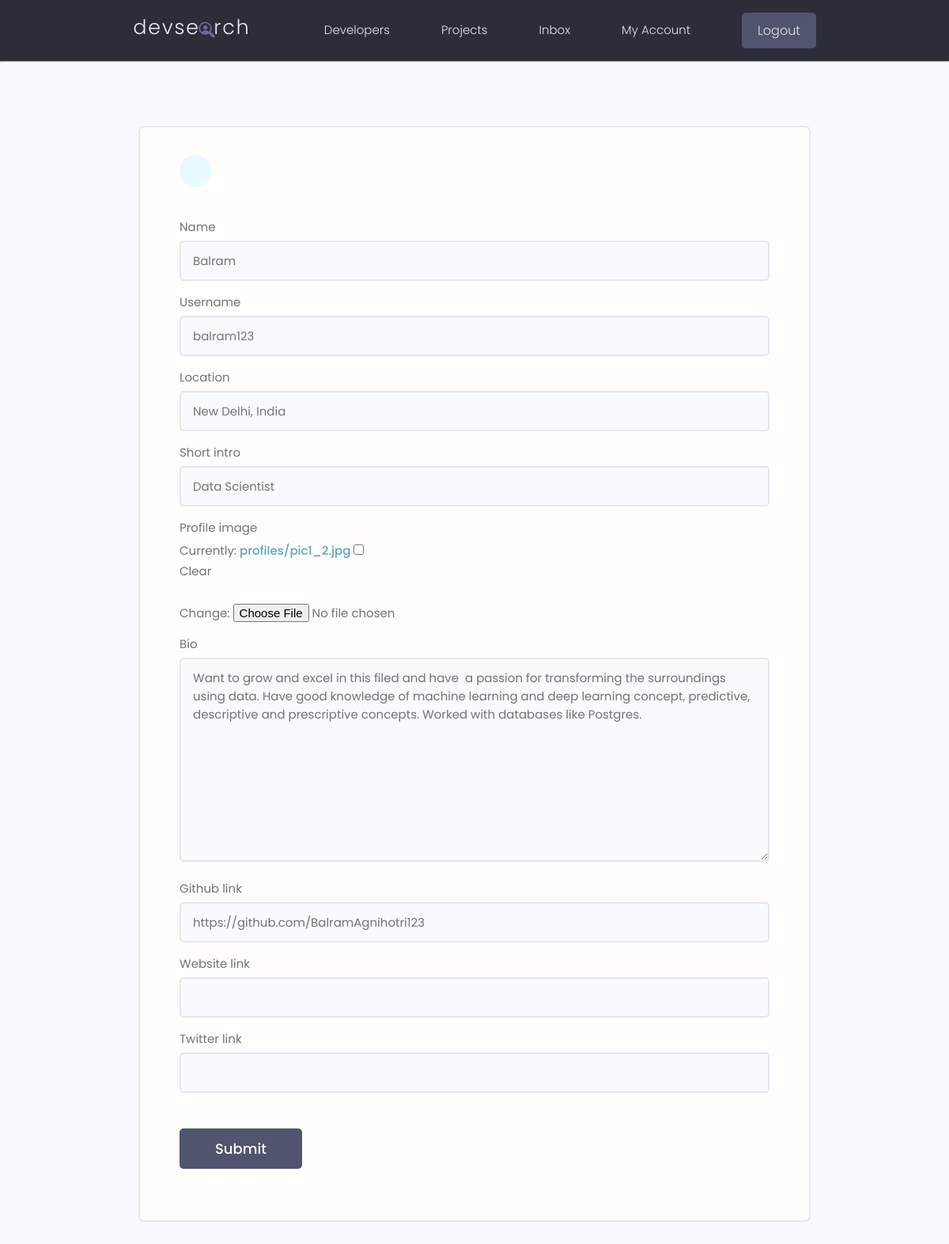
The page /edit_account/ (signed in) on the database its author committed.
### users/models.py (models this page shows, shortened)
class Profile(models.Model):
    user = models.OneToOneField(User, null = True, blank = True, on_delete=models.CASCADE)
    name = models.CharField(max_length=200)
    username = models.CharField(max_length = 200, null = True, blank = True)
    location = models.CharField(max_length = 200, null = True, blank = True)
    short_intro = models.CharField(max_length = 500, null = True, blank = True)
    bio = models.TextField(null = True, blank = True)
    profile_image = models.ImageField(null = True, blank = True,
                                      default="profiles/user-default.png", upload_to="profiles/")
    github_link = models.CharField(max_length = 500, null = True, blank = True)
    linkedin_link = models.CharField(max_length = 500, null = True, blank = True)
    website_link = models.CharField(max_length = 500, null = True, blank = True)
    twitter_link = models.CharField(max_length = 500,null = True, blank = True)
    created = models.DateTimeField(auto_now_add  = True)
    id = models.UUIDField(default = uuid.uuid4, unique = True, editable = False, primary_key = True)
    class Meta:
        ordering = ['created']

### users/views.py (the view)
# urls.py: path("edit_account/", views.edit_account, name = "edit_account"),
@login_required(login_url="login")
def edit_account(request):
    profile = request.user.profile
    form = ProfileForm(instance = profile)
    if request.method == 'POST':
        form = ProfileForm(request.POST, request.FILES, instance = profile)
        if form.is_valid():
            form.save()
            return redirect(request.GET['next'] if 'next' in request.GET else "profiles")
    context = {"form":form}
    return render(request, "users/profile_form.html", context)

### users/forms.py
class ProfileForm(ModelForm):
    class Meta:
        model = Profile
        fields = [
            "name", "username", "location", "short_intro", 'profile_image' , "bio", "github_link", "website_link", "twitter_link"
        ]
    def __init__(self, *args, **kwargs):
        super(ProfileForm, self).__init__(*args, **kwargs)
        for name, field in self.fields.items():
            field.widget.attrs.update(
                {"class" : "input"}
                )

### users/templates/users/profile_form.html (shortened to what this page needs)
{% extends 'main.html' %}
{% block content %}
<main class="formPage my-xl">
    <div class="content-box">
        <div class="formWrapper">
            <a class="backButton" href="{% url 'account' %}"></a>
            <br>
            <form class="form" method="POST" enctype="multipart/form-data">
                {% for field in form %}
                <div class="form__field">
                    <label for="formInput#text">{{field.label}}</label>
                    {{field}}
                </div>
                {% endfor %}
                <input class="btn btn--sub btn--lg  my-md" type="submit" value="Submit" />
            </form>
        </div>
    </div>
</main>
{% endblock content %}

### static/styles/app.css (style rules this page uses)
:root { --color-sub: #2d2d39; }
.btn--sub { background-color: var(--color-sub-light); }
.content-box { width: 95%; max-width: 85rem; margin: 0 auto; }
.backButton { background: var(--color-main-light); color: var(--color-main); width: 4rem; height: 4rem; display: flex; align-items: center; justify-content: center; border-radius: 50%; }
.formPage .formWrapper { list-style: none; background: var(--color-white); padding: 3.5rem 5rem; border: 2px solid var(--color-light); border-radius: 0.7rem; }

### static/uikit/styles/modules/_variables.css (style rules this page uses)
:root { --color-main: #5aa5b9; --color-main-light: #e6faff; --color-sub: #3f4156; --color-sub-light: #51546e; --color-sub-lighter: #ededfd; --color-text: #737373; --color-gray: #8b8b8b; --color-light: #e5e7eb; --color-light-gray: #767676; --color-bg: #f8fafd; --color-white: #fffefd; --color-white-light: #f3f3f3; --color-success: #359e64; --color-success-bg: #def8e8; --color-error: #fc4b0b; --color-error-bg: #fff2ee; --font-base: 'Poppins', arial, helvetica, 'Segoe UI', roboto, ubuntu, sans-serif; --font-monospace: 'Fira Code', 'Courier New', courier, monospace; --font-regular: 300; --font-medium: 500; --font-bold: 700; --generic-shadow: 1px 1px 5px #00000010; --generic-transition: all 0.3s ease-in-out; }

### static/uikit/styles/modules/_base.css (style rules this page uses)
* { margin: 0; padding: 0; box-sizing: border-box; text-rendering: optimizeLegibility; color: inherit; font-size: inherit; }
html { font-size: 50%; }
@media only screen and (min-width: 480px) { html { font-size: 56.25%; } }
@media only screen and (min-width: 1200px) { html { font-size: 62.5%; } }
body { line-height: 1.6; font-weight: 400; font-size: 1.5rem; color: var(--color-text); background-color: var(--color-bg); min-height: 100vh; }

### static/uikit/styles/modules/_typography.css (style rules this page uses)
* { font-family: var(--font-base); }
a { padding-bottom: 2px; text-decoration: none; display: inline-block; color: var(--color-main); font-weight: var(--font-medium); }

### static/uikit/styles/modules/_utilities.css (style rules this page uses)
.my-md { margin: 3rem auto; }
.my-xl { margin: 8rem auto; }

### static/uikit/styles/modules/_button.css (style rules this page uses)
.btn { display: inline-block; position: relative; cursor: pointer; background-color: var(--color-light); font-weight: var(--font-medium); color: var(--color-sub); text-decoration: none; padding: 1rem 2rem; border-radius: 0.5rem; border: none; width: -webkit-fit-content; width: -moz-fit-content; width: fit-content; height: -webkit-fit-content; height: -moz-fit-content; height: fit-content; font-size: 1.6rem; outline-width: 0; outline-color: transparent; -webkit-backface-visibility: hidden; backface-visibility: hidden; transition: all 0.3s ease-in-out; }
.btn--sub { background-color: var(--color-sub); color: var(--color-white); }
.btn--lg { font-size: 1.8rem; padding: 1.2rem 4.5rem; }

### static/uikit/styles/modules/_form.css (style rules this page uses)
.form { display: block; }
.form__field { margin-top: 1.5rem; margin-bottom: 1.5rem; }
.form__label, .form__field > label { display: block; margin-bottom: 0.5rem; color: var(--color-text); }
input.input[type='text'], input.input[type='email'], input.input[type='password'], input.input[type='number'], textarea.input { min-width: 24rem; width: 100%; padding: 1.2rem 1.5rem; border-radius: 0.5rem; border: 2px solid var(--color-light); transition: all 0.3s ease-in-out; background-color: var(--color-bg); }

### rows shown on the page
Profile: form "Balram" "balram123" "New Delhi, India" "Data Scientist" "Want to grow and excel in this filed and have a passion for transforming the surroundings using data. Have good knowledge of machine learning and deep learning concept, predictive, descriptive and prescriptive concepts. Worked with databases like Postgres." "https://github.com/BalramAgnihotri123"

### other values the page prints
{{ field.label }} "Name" "Username" "Location" "Short intro" "Profile image" "Bio" "Github link" "Website link" "Twitter link"
